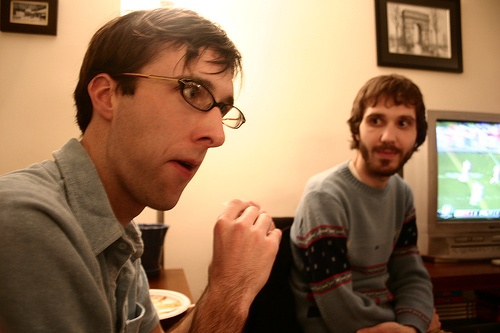
#> input picture notebooks/case9_yolov5_dedection/images/000104.jpg, 500 x 333 px
$ jupyter execute --allow-errors case9_yolov5_dedection.ipynb   (older library calls are emulated)
#> lines starting #> are read from the running program, lines starting #| are printed output that depends on the picture
### notebooks/case9_yolov5_dedection/src/config.py
# Copyright 2021 Huawei Technologies Co., Ltd
#
# Licensed under the Apache License, Version 2.0 (the "License");
# you may not use this file except in compliance with the License.
# You may obtain a copy of the License at
#
# http://www.apache.org/licenses/LICENSE-2.0
#
# Unless required by applicable law or agreed to in writing, software
# distributed under the License is distributed on an "AS IS" BASIS,
# WITHOUT WARRANTIES OR CONDITIONS OF ANY KIND, either express or implied.
# See the License for the specific language governing permissions and
# limitations under the License.
# ============================================================================

"""Parse arguments"""

import os
import ast
import argparse
from pprint import pformat
import yaml

class Config:
    """
    Configuration namespace. Convert dictionary to members.
    """
    # [6 lines left out: function __init__, not called in this run]

    def __str__(self):
        return pformat(self.__dict__)

    def __repr__(self):
        return self.__str__()


# [27 lines left out: function parse_cli_to_yaml, not called in this run]


def parse_yaml(yaml_path):
    """
    Parse the yaml config file.

    Args:
        yaml_path: Path to the yaml config.
    """
    with open(yaml_path, 'r') as fin:
        try:
            cfgs = yaml.load_all(fin.read(), Loader=yaml.FullLoader)
            cfgs = [x for x in cfgs]
            if len(cfgs) == 1:
                cfg_helper = {}
                cfg = cfgs[0]
                cfg_choices = {}
            elif len(cfgs) == 2:
                cfg, cfg_helper = cfgs
                cfg_choices = {}
            elif len(cfgs) == 3:
                cfg, cfg_helper, cfg_choices = cfgs
            else:
                raise ValueError("At most 3 docs (config, description for help, choices) are supported in config yaml")
            print(cfg_helper)
        except:
            raise ValueError("Failed to parse yaml")
    return cfg, cfg_helper, cfg_choices


# [12 lines left out: function merge, not called in this run]


def get_config():
    """
    Get Config according to the yaml file and cli arguments.
    """
    parser = argparse.ArgumentParser(description="default name", add_help=False)
    current_dir = os.path.dirname(os.path.abspath(__file__))
    parser.add_argument("--config_path", type=str, default=os.path.join(current_dir, "default_config.yaml"),
                        help="Config file path")
    path_args, _ = parser.parse_known_args()
    default, helper, choices = parse_yaml(path_args.config_path)
    args = parse_cli_to_yaml(parser=parser, cfg=default, helper=helper, choices=choices, cfg_path=path_args.config_path)
    final_config = merge(args, default)
    return Config(final_config)

config = get_config()

### notebooks/case9_yolov5_dedection/case9_yolov5_dedection.ipynb
# YOLO v5目标检测

本实验使用YOLOv5网络实现行人目标检测人物，数据集是根据voc数据集进行筛选后制作。结合课程学习，通过本实验可以了解YOLOv5网络结构和数据处理相关知识，并且掌握如何训练和评估以及检测结果可视化等操作技巧。

## 原理介绍

YOLO系列算法属于基于回归的单阶段目标检测算法，它将定位与分类两个任务整合成一个任务，直接通过CNN网络提取全局信息并预测图片上的目标。给目标检测算法提供了新的解决方案，并且图片检测速度准确率与召回率达到实时检测的要求。其中[YOLOv1](https://arxiv.org/abs/1506.02640)、[YOLOv2](https://arxiv.org/abs/1612.08242)、[YOLOv3](https://link.zhihu.com/?target=https%3A//pjreddie.com/media/files/papers/YOLOv3.pdf)是著名学者Redmon J在2016~2018年分别提出的，网络深度逐渐增加的同时，检测速度与召回率准确率不断提升。[YOLOv4](https://arxiv.org/pdf/2004.10934.pdf)是俄罗斯学者Alexey在2020年4月份提出该算法继承了YOLOv3[1]的主干网络是Darknet-53并融合了各个目标检测算法中先进的结构与技巧，YOLOv4融入了新的主干网络CSPDarknet-53以及数据增强技巧和余弦退火训练策略，是此前最先进的目标检测算法之一。

[Yolov5](https://github.com/ultralytics/yolov5)是一系列在COCO数据集上预先训练的对象检测架构和模型，最早于2020年五月提出，代表了[Ultralytics](https://ultralytics.com/)公司对未来视觉AI方法的开源研究，结合了数千小时的研究和开发过程中学到的经验教训和最佳实践。

Yolov5官方代码中，给出的目标检测网络中一共有4个版本，分别是Yolov5s、Yolov5m、Yolov5l、Yolov5x四个模型。通过调节yaml文件中的depth_multiple和width_multiple就能改变主干网络中卷积的宽度和深度，进而满足不同群体对于不同性能的需求。其中Yolov5s模型最小，运行最快，但检测结果相对较差，而Yolov5x模型最大，运行最慢，但检测效果最佳。
Yolov5中的检测主干网络新增了Focus结构，Silu激活函数，SPP结构等等。如下图所示。

<div align="center">

</div>

## 导入实验环境

运行下面代码，在下拉菜单中选择实验环境，目前支持CPU和Ascend NPU切换。

[cell 1]
import os
# import mindspore
from mindspore import context
device_target_ = 'Ascend' #选择CPU或者Ascend
context.set_context(mode=context.GRAPH_MODE, device_target=device_target_, save_graphs=False)
#> (this line was passed over: mindspore is not available in this run)
print("success！当前设备已设置为{}".format(device_target_))

## 实验数据集

利用voc2007和voc2012中的人图像，和部分其他类别的图像制作了新的数据集。数据集中有一个文件夹和两个文件。

+ 第一个文件夹包含了所有训练和测试的图像。

+ 第二个文件为train.json，里面包含了训练集图片的信息和标签。

+ 第三个文件为val.json，里面包含了测试集图片的信息和标签。

### 数据集下载

通过以下代码对数据集进行下载，下载位置在同目录下的datasets文件夹下

[cell 2]
# [8 lines of commented-out code are left out]
import os
import requests
import time
import zipfile

# 自动下载并解压数据集到指定文件夹内
def download_and_unzip(url, path):
    if not os.path.exists(path):   # 看是否有该文件夹，没有则创建文件夹
        os.mkdir(path)
    file_path = os.path.join(path, 'minivoc.zip')
    start = time.time() #下载开始时间
    user, password = 'tyx_neu', 'Sportlab307'
    resp = requests.get(url, auth=(user, password), stream=True)      #把下载地址发送给requests模块
    size = 0    #初始化已下载大小
    chunk_size = 1024  # 每次下载的数据大小
    content_size = int(resp.headers['content-length'])  # 下载文件总大小
    try:
        if resp.status_code == 200:   #判断是否响应成功
            print('Start download,[File size]:{size:.2f} MB'.format(size=content_size/chunk_size/1024))   #开始下载，显示下载文件大小
            with open(file_path, 'wb') as file:   #显示进度条
                for data in resp.iter_content(chunk_size=chunk_size):
                    file.write(data)
                    size += len(data)
                    print('\r'+'[下载进度]:%s%.2f%%' % ('>'*int(size*50/content_size), float(size/content_size*100)), end=' ')
        end = time.time()   #下载结束时间
        print('\n'+'Download completed!,times: %.2f秒' % (end - start))  #输出下载用时时间
    except ValueError:
        print('Error!')
    unzip_file_path = path
    if not os.path.exists(unzip_file_path):   # 看是否有该文件夹，没有则创建文件夹
        os.mkdir(unzip_file_path)
    zip_file = zipfile.ZipFile(file_path)
    zip_list = zip_file.namelist()  # 压缩文件清单，可以直接看到压缩包内的各个文件的明细
    for f in zip_list:  # 遍历这些文件，逐个解压出来，
        zip_file.extract(f, unzip_file_path)
    zip_file.close()
    print('Successfully unzip download dataset from website!')

#下载地址
url = 'https://git.openi.org.cn/attachments/10c6709f-8d10-4342-8321-b8d88e80700e?type=0'
download_and_unzip(url, os.path.join(os.getcwd(), './'))
#> (the call stopped at in download_and_unzip, `resp = requests.get(url, auth=(user, password), stream=True)`: the network is not available in this run)

### 数据集可视化

这里我们选取数据集中的一张图片，展示其原图和框出标签后的图片

[cell 3]
# 显示图像和标签
import matplotlib.pyplot as plt
from PIL import Image
img0 = Image.open('images/000104.jpg')
#> img0 is the input picture: PIL image 500x333 RGB; mean R, G, B 148.7, 115.9, 85.9
img1 = Image.open('images/000104_label.png')
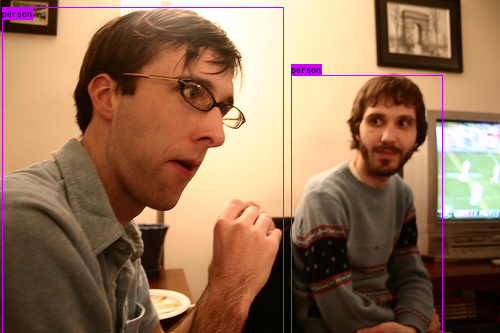
#> input picture notebooks/case9_yolov5_dedection/images/000104_label.png, 500 x 333 px
#> img1 is the input picture: PIL image 500x333 RGB; mean R, G, B 149, 113.8, 87.6
plt.figure(figsize=(20, 20))
plt.subplot(1, 2, 1)
plt.title('Primary')
plt.imshow(img0)
plt.subplot(1, 2, 2)
plt.title('Label')
plt.imshow(img1)
plt.show()
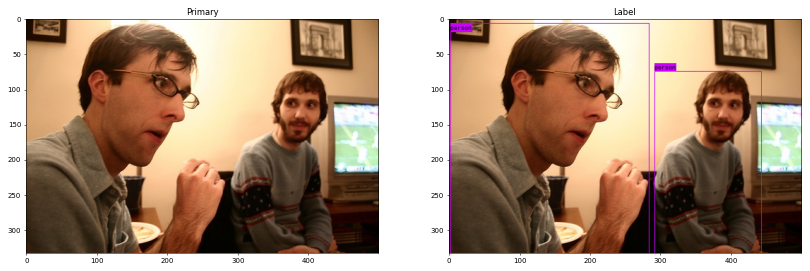
#> figure drawn by matplotlib, 2 panels
